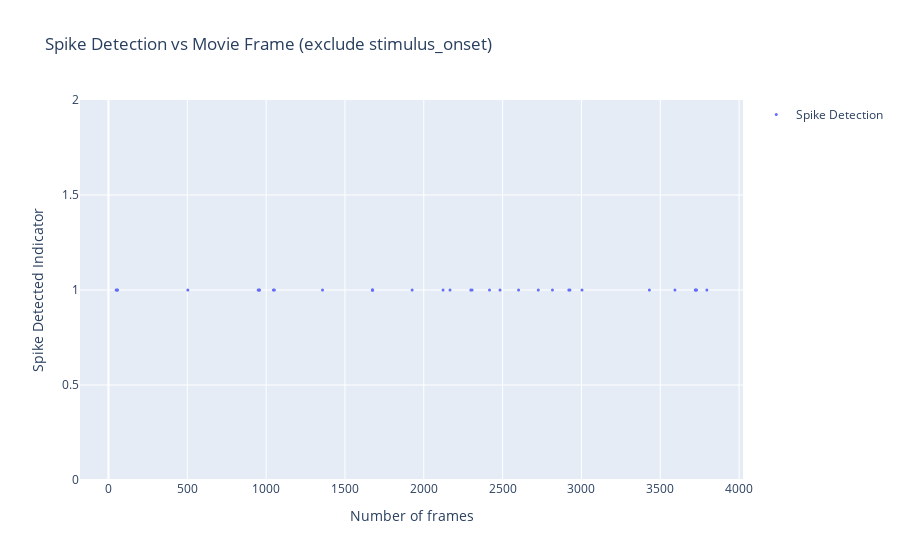

The notebook cell saved with this chart:
### Code cell
fig = go.Figure()
fig.add_trace(
    go.Scatter(x=list(spike_time_movie_time.flatten()*example_stimulation['fps']), y=[1]*len(spike_time_movie_time), 
                mode='markers', marker=dict(size=3), name='Spike Detection',
                hovertemplate = 'Spike is detected at %{x:.0f} movie frame',)
)
fig.update_layout(title='Spike Detection vs Movie Frame (exclude stimulus_onset)', xaxis_title='Number of frames', yaxis_title='Spike Detected Indicator', showlegend=True)
fig.show()

### Figure 1 — Plotly figure (JSON) as saved in the notebook; plotly's stock layout.template omitted (floating-point values rounded to 4 significant figures)
{"data": [{"hovertemplate": "Spike is detected at %{x:.0f} movie frame", "marker": {"size": 3}, "mode": "markers", "name": "Spike Detection", "type": "scatter", "x": [48.69, 54.95, 57.12, 503.3, 949.5, 956.5, 957.6, 1046.0, 1052.0, 1358.0, 1673.0, 1674.0, 1676.0, 1926.0, 2122.0, 2166.0, 2298.0, 2306.0, 2417.0, 2484.0, 2601.0, 2727.0, 2816.0, 2920.0, 2927.0, 3003.0, 3431.0, 3593.0, 3722.0, 3725.0, 3730.0, 3795.0], "y": [1, 1, 1, 1, 1, 1, 1, 1, 1, 1, 1, 1, 1, 1, 1, 1, 1, 1, 1, 1, 1, 1, 1, 1, 1, 1, 1, 1, 1, 1, 1, 1]}], "layout": {"showlegend": true, "title": {"text": "Spike Detection vs Movie Frame (exclude stimulus_onset)"}, "xaxis": {"title": {"text": "Number of frames"}}, "yaxis": {"title": {"text": "Spike Detected Indicator"}}}}
